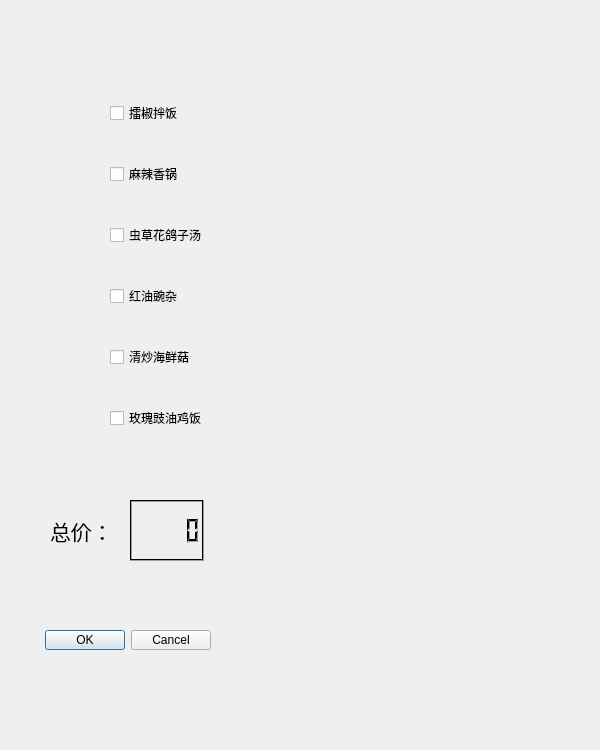
<?xml version="1.0" encoding="UTF-8"?>
<ui version="4.0">
 <class>subwindow4</class>
 <widget class="QWidget" name="subwindow4">
  <property name="geometry">
   <rect>
    <x>0</x>
    <y>0</y>
    <width>600</width>
    <height>750</height>
   </rect>
  </property>
  <property name="minimumSize">
   <size>
    <width>600</width>
    <height>750</height>
   </size>
  </property>
  <property name="maximumSize">
   <size>
    <width>600</width>
    <height>750</height>
   </size>
  </property>
  <property name="windowTitle">
   <string>Form</string>
  </property>
  <widget class="QWidget" name="layoutWidget">
   <property name="geometry">
    <rect>
     <x>50</x>
     <y>500</y>
     <width>154</width>
     <height>61</height>
    </rect>
   </property>
   <layout class="QHBoxLayout" name="horizontalLayout">
    <item>
     <widget class="QLabel" name="label_2">
      <property name="font">
       <font>
        <family>宋体</family>
        <pointsize>16</pointsize>
       </font>
      </property>
      <property name="text">
       <string>总价：</string>
      </property>
     </widget>
    </item>
    <item>
     <widget class="QLCDNumber" name="lcdNumber">
      <property name="palette">
       <palette>
        <active>
         <colorrole role="Light">
          <brush brushstyle="SolidPattern">
           <color alpha="255">
            <red>0</red>
            <green>0</green>
            <blue>0</blue>
           </color>
          </brush>
         </colorrole>
         <colorrole role="Midlight">
          <brush brushstyle="SolidPattern">
           <color alpha="255">
            <red>0</red>
            <green>0</green>
            <blue>0</blue>
           </color>
          </brush>
         </colorrole>
        </active>
        <inactive>
         <colorrole role="Light">
          <brush brushstyle="SolidPattern">
           <color alpha="255">
            <red>0</red>
            <green>0</green>
            <blue>0</blue>
           </color>
          </brush>
         </colorrole>
         <colorrole role="Midlight">
          <brush brushstyle="SolidPattern">
           <color alpha="255">
            <red>0</red>
            <green>0</green>
            <blue>0</blue>
           </color>
          </brush>
         </colorrole>
        </inactive>
        <disabled>
         <colorrole role="Light">
          <brush brushstyle="SolidPattern">
           <color alpha="255">
            <red>0</red>
            <green>0</green>
            <blue>0</blue>
           </color>
          </brush>
         </colorrole>
         <colorrole role="Midlight">
          <brush brushstyle="SolidPattern">
           <color alpha="255">
            <red>0</red>
            <green>0</green>
            <blue>0</blue>
           </color>
          </brush>
         </colorrole>
        </disabled>
       </palette>
      </property>
     </widget>
    </item>
   </layout>
  </widget>
  <widget class="QDialogButtonBox" name="buttonBox">
   <property name="geometry">
    <rect>
     <x>20</x>
     <y>630</y>
     <width>191</width>
     <height>20</height>
    </rect>
   </property>
   <property name="standardButtons">
    <set>QDialogButtonBox::Cancel|QDialogButtonBox::Ok</set>
   </property>
  </widget>
  <widget class="QLabel" name="label">
   <property name="geometry">
    <rect>
     <x>290</x>
     <y>470</y>
     <width>221</width>
     <height>181</height>
    </rect>
   </property>
   <property name="text">
    <string/>
   </property>
  </widget>
  <widget class="QWidget" name="layoutWidget">
   <property name="geometry">
    <rect>
     <x>110</x>
     <y>70</y>
     <width>281</width>
     <height>391</height>
    </rect>
   </property>
   <layout class="QVBoxLayout" name="verticalLayout">
    <item>
     <widget class="QCheckBox" name="checkBox_3">
      <property name="text">
       <string>擂椒拌饭</string>
      </property>
     </widget>
    </item>
    <item>
     <widget class="QCheckBox" name="checkBox">
      <property name="palette">
       <palette>
        <active>
         <colorrole role="WindowText">
          <brush brushstyle="SolidPattern">
           <color alpha="255">
            <red>255</red>
            <green>0</green>
            <blue>0</blue>
           </color>
          </brush>
         </colorrole>
         <colorrole role="Text">
          <brush brushstyle="SolidPattern">
           <color alpha="255">
            <red>0</red>
            <green>0</green>
            <blue>0</blue>
           </color>
          </brush>
         </colorrole>
         <colorrole role="ButtonText">
          <brush brushstyle="SolidPattern">
           <color alpha="255">
            <red>0</red>
            <green>0</green>
            <blue>0</blue>
           </color>
          </brush>
         </colorrole>
         <colorrole role="PlaceholderText">
          <brush brushstyle="SolidPattern">
           <color alpha="128">
            <red>0</red>
            <green>0</green>
            <blue>0</blue>
           </color>
          </brush>
         </colorrole>
        </active>
        <inactive>
         <colorrole role="WindowText">
          <brush brushstyle="SolidPattern">
           <color alpha="255">
            <red>255</red>
            <green>0</green>
            <blue>0</blue>
           </color>
          </brush>
         </colorrole>
         <colorrole role="Text">
          <brush brushstyle="SolidPattern">
           <color alpha="255">
            <red>0</red>
            <green>0</green>
            <blue>0</blue>
           </color>
          </brush>
         </colorrole>
         <colorrole role="ButtonText">
          <brush brushstyle="SolidPattern">
           <color alpha="255">
            <red>0</red>
            <green>0</green>
            <blue>0</blue>
           </color>
          </brush>
         </colorrole>
         <colorrole role="PlaceholderText">
          <brush brushstyle="SolidPattern">
           <color alpha="128">
            <red>0</red>
            <green>0</green>
            <blue>0</blue>
           </color>
          </brush>
         </colorrole>
        </inactive>
        <disabled>
         <colorrole role="WindowText">
          <brush brushstyle="SolidPattern">
           <color alpha="255">
            <red>0</red>
            <green>0</green>
            <blue>0</blue>
           </color>
          </brush>
         </colorrole>
         <colorrole role="Text">
          <brush brushstyle="SolidPattern">
           <color alpha="255">
            <red>0</red>
            <green>0</green>
            <blue>0</blue>
           </color>
          </brush>
         </colorrole>
         <colorrole role="ButtonText">
          <brush brushstyle="SolidPattern">
           <color alpha="255">
            <red>0</red>
            <green>0</green>
            <blue>0</blue>
           </color>
          </brush>
         </colorrole>
         <colorrole role="PlaceholderText">
          <brush brushstyle="SolidPattern">
           <color alpha="128">
            <red>0</red>
            <green>0</green>
            <blue>0</blue>
           </color>
          </brush>
         </colorrole>
        </disabled>
       </palette>
      </property>
      <property name="styleSheet">
       <string notr="true">color: black;</string>
      </property>
      <property name="text">
       <string>麻辣香锅</string>
      </property>
     </widget>
    </item>
    <item>
     <widget class="QCheckBox" name="checkBox_2">
      <property name="palette">
       <palette>
        <active>
         <colorrole role="WindowText">
          <brush brushstyle="SolidPattern">
           <color alpha="255">
            <red>255</red>
            <green>0</green>
            <blue>0</blue>
           </color>
          </brush>
         </colorrole>
         <colorrole role="Text">
          <brush brushstyle="SolidPattern">
           <color alpha="255">
            <red>0</red>
            <green>0</green>
            <blue>0</blue>
           </color>
          </brush>
         </colorrole>
         <colorrole role="ButtonText">
          <brush brushstyle="SolidPattern">
           <color alpha="255">
            <red>0</red>
            <green>0</green>
            <blue>0</blue>
           </color>
          </brush>
         </colorrole>
         <colorrole role="PlaceholderText">
          <brush brushstyle="SolidPattern">
           <color alpha="128">
            <red>0</red>
            <green>0</green>
            <blue>0</blue>
           </color>
          </brush>
         </colorrole>
        </active>
        <inactive>
         <colorrole role="WindowText">
          <brush brushstyle="SolidPattern">
           <color alpha="255">
            <red>255</red>
            <green>0</green>
            <blue>0</blue>
           </color>
          </brush>
         </colorrole>
         <colorrole role="Text">
          <brush brushstyle="SolidPattern">
           <color alpha="255">
            <red>0</red>
            <green>0</green>
            <blue>0</blue>
           </color>
          </brush>
         </colorrole>
         <colorrole role="ButtonText">
          <brush brushstyle="SolidPattern">
           <color alpha="255">
            <red>0</red>
            <green>0</green>
            <blue>0</blue>
           </color>
          </brush>
         </colorrole>
         <colorrole role="PlaceholderText">
          <brush brushstyle="SolidPattern">
           <color alpha="128">
            <red>0</red>
            <green>0</green>
            <blue>0</blue>
           </color>
          </brush>
         </colorrole>
        </inactive>
        <disabled>
         <colorrole role="WindowText">
          <brush brushstyle="SolidPattern">
           <color alpha="255">
            <red>0</red>
            <green>0</green>
            <blue>0</blue>
           </color>
          </brush>
         </colorrole>
         <colorrole role="Text">
          <brush brushstyle="SolidPattern">
           <color alpha="255">
            <red>0</red>
            <green>0</green>
            <blue>0</blue>
           </color>
          </brush>
         </colorrole>
         <colorrole role="ButtonText">
          <brush brushstyle="SolidPattern">
           <color alpha="255">
            <red>0</red>
            <green>0</green>
            <blue>0</blue>
           </color>
          </brush>
         </colorrole>
         <colorrole role="PlaceholderText">
          <brush brushstyle="SolidPattern">
           <color alpha="128">
            <red>0</red>
            <green>0</green>
            <blue>0</blue>
           </color>
          </brush>
         </colorrole>
        </disabled>
       </palette>
      </property>
      <property name="styleSheet">
       <string notr="true">color: black;</string>
      </property>
      <property name="text">
       <string>虫草花鸽子汤</string>
      </property>
     </widget>
    </item>
    <item>
     <widget class="QCheckBox" name="checkBox_4">
      <property name="text">
       <string>红油豌杂</string>
      </property>
     </widget>
    </item>
    <item>
     <widget class="QCheckBox" name="checkBox_5">
      <property name="text">
       <string>清炒海鲜菇</string>
      </property>
     </widget>
    </item>
    <item>
     <widget class="QCheckBox" name="checkBox_6">
      <property name="palette">
       <palette>
        <active>
         <colorrole role="WindowText">
          <brush brushstyle="SolidPattern">
           <color alpha="255">
            <red>255</red>
            <green>0</green>
            <blue>0</blue>
           </color>
          </brush>
         </colorrole>
         <colorrole role="Text">
          <brush brushstyle="SolidPattern">
           <color alpha="255">
            <red>0</red>
            <green>0</green>
            <blue>0</blue>
           </color>
          </brush>
         </colorrole>
         <colorrole role="ButtonText">
          <brush brushstyle="SolidPattern">
           <color alpha="255">
            <red>0</red>
            <green>0</green>
            <blue>0</blue>
           </color>
          </brush>
         </colorrole>
         <colorrole role="PlaceholderText">
          <brush brushstyle="SolidPattern">
           <color alpha="128">
            <red>0</red>
            <green>0</green>
            <blue>0</blue>
           </color>
          </brush>
         </colorrole>
        </active>
        <inactive>
         <colorrole role="WindowText">
          <brush brushstyle="SolidPattern">
           <color alpha="255">
            <red>255</red>
            <green>0</green>
            <blue>0</blue>
           </color>
          </brush>
         </colorrole>
         <colorrole role="Text">
          <brush brushstyle="SolidPattern">
           <color alpha="255">
            <red>0</red>
            <green>0</green>
            <blue>0</blue>
           </color>
          </brush>
         </colorrole>
         <colorrole role="ButtonText">
          <brush brushstyle="SolidPattern">
           <color alpha="255">
            <red>0</red>
            <green>0</green>
            <blue>0</blue>
           </color>
          </brush>
         </colorrole>
         <colorrole role="PlaceholderText">
          <brush brushstyle="SolidPattern">
           <color alpha="128">
            <red>0</red>
            <green>0</green>
            <blue>0</blue>
           </color>
          </brush>
         </colorrole>
        </inactive>
        <disabled>
         <colorrole role="WindowText">
          <brush brushstyle="SolidPattern">
           <color alpha="255">
            <red>0</red>
            <green>0</green>
            <blue>0</blue>
           </color>
          </brush>
         </colorrole>
         <colorrole role="Text">
          <brush brushstyle="SolidPattern">
           <color alpha="255">
            <red>0</red>
            <green>0</green>
            <blue>0</blue>
           </color>
          </brush>
         </colorrole>
         <colorrole role="ButtonText">
          <brush brushstyle="SolidPattern">
           <color alpha="255">
            <red>0</red>
            <green>0</green>
            <blue>0</blue>
           </color>
          </brush>
         </colorrole>
         <colorrole role="PlaceholderText">
          <brush brushstyle="SolidPattern">
           <color alpha="128">
            <red>0</red>
            <green>0</green>
            <blue>0</blue>
           </color>
          </brush>
         </colorrole>
        </disabled>
       </palette>
      </property>
      <property name="styleSheet">
       <string notr="true">color: black;</string>
      </property>
      <property name="text">
       <string>玫瑰豉油鸡饭</string>
      </property>
     </widget>
    </item>
   </layout>
   <zorder>checkBox_6</zorder>
   <zorder>checkBox_3</zorder>
   <zorder>checkBox</zorder>
   <zorder>checkBox_2</zorder>
   <zorder>checkBox_4</zorder>
   <zorder>checkBox_5</zorder>
  </widget>
 </widget>
 <resources/>
 <connections/>
</ui>
